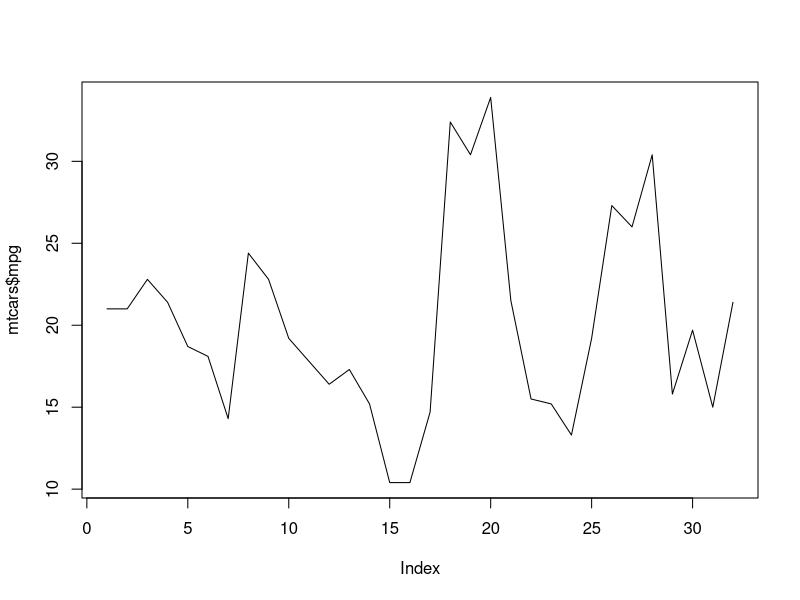

The R script that drew this image:
## ---- chunk 1

# Adicionando anti-aliasing
trace(grDevices::png, quote({
  if (missing(type) && missing(antialias)) {
    type = "cairo-png"
    antialias = "subpixel"
  }
}), print = FALSE)

# Plotando novamente
plot(mtcars$mpg, type = "l")

